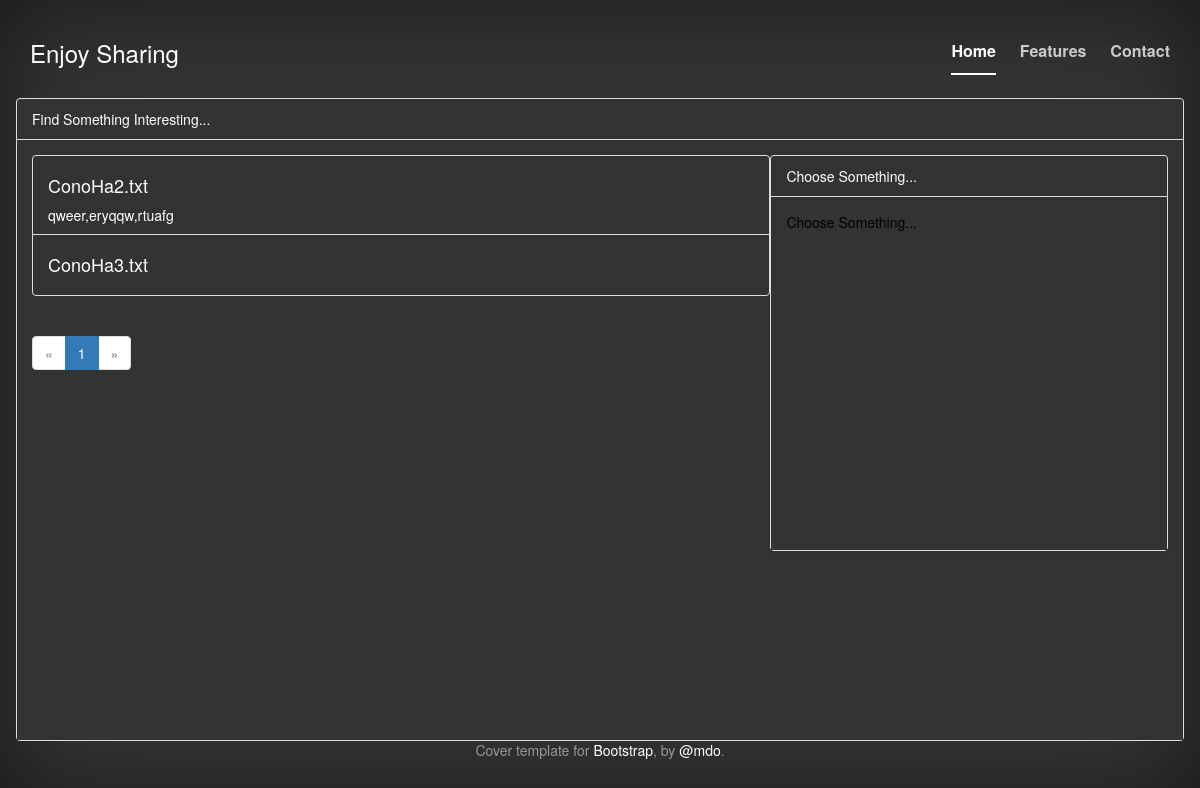
Page /result.php?keyword=HA on the earlier database version.
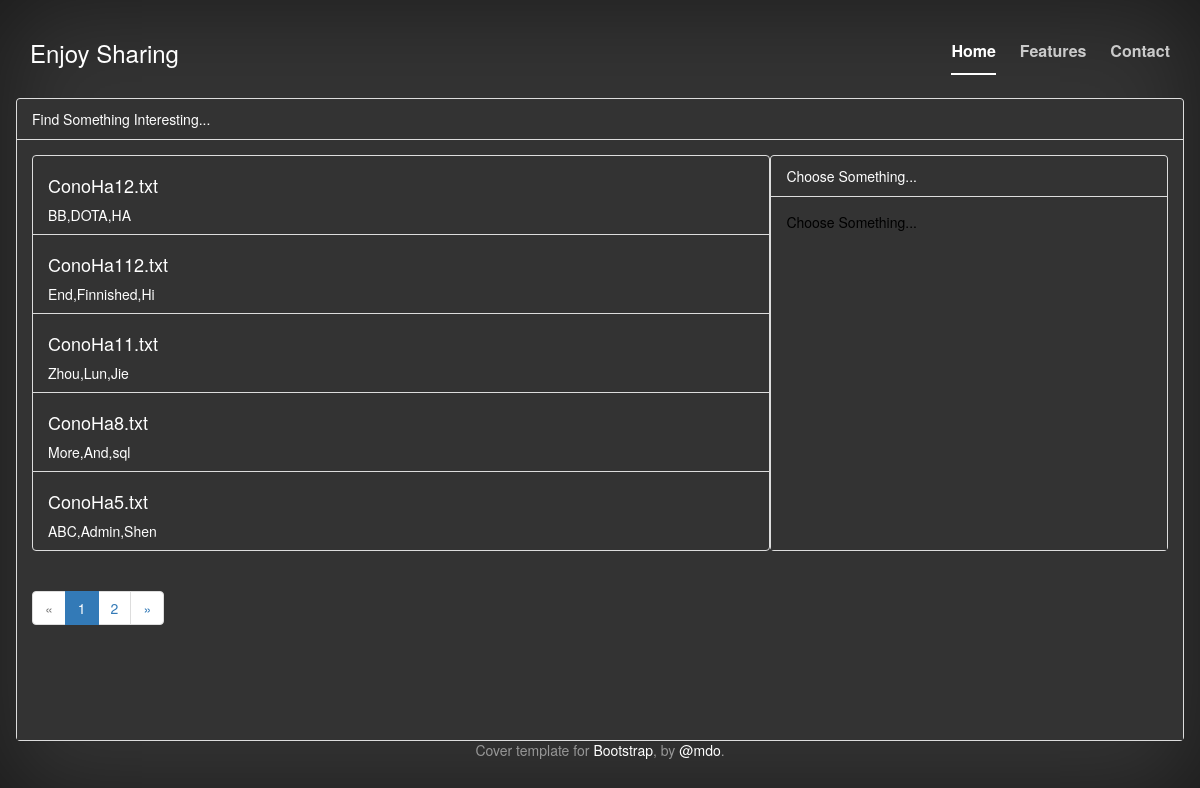
Same page on the later database version.
### tables this page shows
CREATE TABLE `es_file` (
  `f_id` int(11) NOT NULL AUTO_INCREMENT,
  `f_name` varchar(512) NOT NULL,
  `f_type` varchar(16) NOT NULL,
  `f_user` int(11) DEFAULT NULL,
  `f_uptime` datetime DEFAULT NULL,
  `f_tag` varchar(512) DEFAULT NULL,
  `f_intro` text,
  PRIMARY KEY (`f_id`)
);

### inc/Handler.class.php (called while the page is built, shortened)
<?php
require_once 'inc/DB.class.php';
class Handler{
	public static function search($text,$page){
		$offset=($page-1)*PER_PAGE_NUM;
		$resFile=DB::query("select * from es_file where f_name like '%$text%' or f_tag like '%$text%' order by f_uptime desc limit {$offset},".PER_PAGE_NUM);
		return $resFile;
	}
	public static function getSearchCount($text){
		$resCount=DB::query("select count(*) as count from es_file where f_name like '%$text%' or f_tag like '%$text%'");
		return $resCount[0]["count"];
	}
}

### inc/DB.class.php (called while the page is built, shortened)
<?php
class DB{
	public static $conn=null;
	public static function connect(){
		self::$conn=new mysqli(DBHOST,DBUSER,DBPASS,DBNAME);
	}
	public static function query($sql){
		$res=self::$conn->query($sql);
		return $res->fetch_all(MYSQLI_BOTH);
	}
}

### result.php (the view)
<?php
	require_once 'inc/Handler.class.php';
	require 'common/header.php';
	if(isset($_GET['keyword'])){
		$page=isset($_GET['page']) ? $_GET['page'] : 1 ;
		$text=$_GET['keyword'];
		$resFile=Handler::search($text,$page);
	}
	$resCount=Handler::getSearchCount($text);
	$pagination=ceil($resCount/PER_PAGE_NUM);
?>
<div id="content">
<div id="search-result" class="panel panel-default">
<div class="panel-heading">Find Something Interesting...</div>
<div class="panel-body">
	<div id="file-list">
		<div class="list-group">
			<?php if($resFile!=null){ ?>
				<?php foreach($resFile as $row){ ?>
				<span class="list-group-item">
					<h4 class="list-grouop-item-header" name="<?php echo $row['f_id'] ?>"><?php echo $row['f_name']; ?></h4>
					<p class="list-group-item-text"><?php echo $row['f_tag']; ?></p>
				</span>
				<?php } ?>
			<?php } ?>
		</div>
		<div id="pagination">
			<ul class="pagination">
				<li <?php if($page-1<=0) echo 'class="disabled"' ?>><a href="/result.php?keyword=<?php echo $text; ?>&page=<?php echo ($page-1<=0)?1:$page-1; ?>">&laquo;</a></li>
				<?php
					for($p=1;$p<=$pagination;$p++){
						if($p==$page) echo '<li class="active"><a href="/result.php?keyword='.$text.'&page='.$p.'">'.$p.'</a></li>';
						else echo '<li><a href="/result.php?keyword='.$text.'&page='.$p.'">'.$p.'</a></li>';
				} ?>
				<li <?php if($page+1>$pagination) echo 'class="disabled"' ?>><a href="/result.php?keyword=<?php echo $text; ?>&page=<?php echo ($page+1>$pagination)?$pagination:$page+1; ?>">&raquo;</a></li>
			</ul>
		</div>
	</div>
	<div id="file-detail">
		<div class="panel panel-default">
			<div class="panel-heading">Choose Something...</div>
			<div class="panel-body">Choose Something...</div>
		</div>
	</div>
</div>
</div>
</div>
<?php
	require 'common/footer.php';
?>

### common/header.php (shortened to what this page needs)
<!DOCTYPE>
<html>
<head>
<link href="https://cdn.bootcss.com/bootstrap/3.3.7/css/bootstrap.min.css" rel="stylesheet" />
<link href="/css/style.css" rel="stylesheet" />
</head>
<body>
<div id="header">
	<div class="masthead clearfix">
		<div class="inner">
			<h3 class="masthead-brand">Enjoy Sharing</h3>
			<nav>
				<ul class="nav masthead-nav">
					<li class="active"><a href="index.php">Home</a></li>
					<li><a href="#">Features</a></li>
					<li><a href="#">Contact</a></li>
				</ul>
			</nav>
		</div>
    </div>
</div>

### common/footer.php
<div id="footer">
	<div class="inner">
		<p>Cover template for <a href="http://getbootstrap.com">Bootstrap</a>, by <a href="https://twitter.com/mdo">@mdo</a>.</p>
	</div>
</div>
</body>
</html>

### css/style.css (style rules this page uses)
body { background-color:#333; text-align:center; color:#fff; height:100%; -webkit-box-shadow: inset 0 0 100px rgba(0,0,0,.5); box-shadow: inset 0 0 100px rgba(0,0,0,.5); }
.inner { padding: 30px; }
.masthead-nav { float:right; }
.masthead-brand { margin-top: 10px; margin-bottom: 10px; float:left; }
.masthead-nav > li { display: inline-block; }
.masthead-nav > li + li { margin-left: 20px; }
.masthead-nav > li > a { padding-right: 0; padding-left: 0; font-size: 16px; font-weight: bold; color: #fff; color: rgba(255,255,255,.75); border-bottom: 2px solid transparent; }
.masthead-nav > .active > a, .masthead-nav > .active > a:hover, .masthead-nav > .active > a:focus { color: #fff; border-bottom-color: #fff; }
#header { position:absolute; top:0; width:100%; }
#content { text-align:left; color:#000; position: absolute; width: 100%; height: 100%; top: 0; }
#footer { width:100%; color: #999; color: rgba(255,255,255,.5); position:fixed; bottom:0; }
#footer a { color:#fff; }
#search-result { position:relative; top:82px; margin:16px; }
#search-result .panel-heading { color:#fff; background-color:#333; border-color:#ddd; }
#search-result .panel-body { background-color:#333; height:75%; }
#file-list { width:65%; float:left; }
#file-list .list-group-item { background-color:#333; }
#file-list .list-group-item { color:#fff; }
#file-detail { float:left; width:35%; height:470px; }

Differences in the rows shown:
no longer on this page (row edited): es_file: f_name "ConoHa2.txt", f_tag "qweer,eryqqw,rtuafg"
no longer on this page (row edited): es_file: f_name "ConoHa3.txt"
added es_file: f_name "ConoHa12.txt", f_tag "BB,DOTA,HA"
added es_file: f_name "ConoHa112.txt", f_tag "End,Finnished,Hi"
added es_file: f_name "ConoHa11.txt", f_tag "Zhou,Lun,Jie"
added es_file: f_name "ConoHa8.txt", f_tag "More,And,sql"
added es_file: f_name "ConoHa5.txt", f_tag "ABC,Admin,Shen"
Other differences:
new list line: "2"
